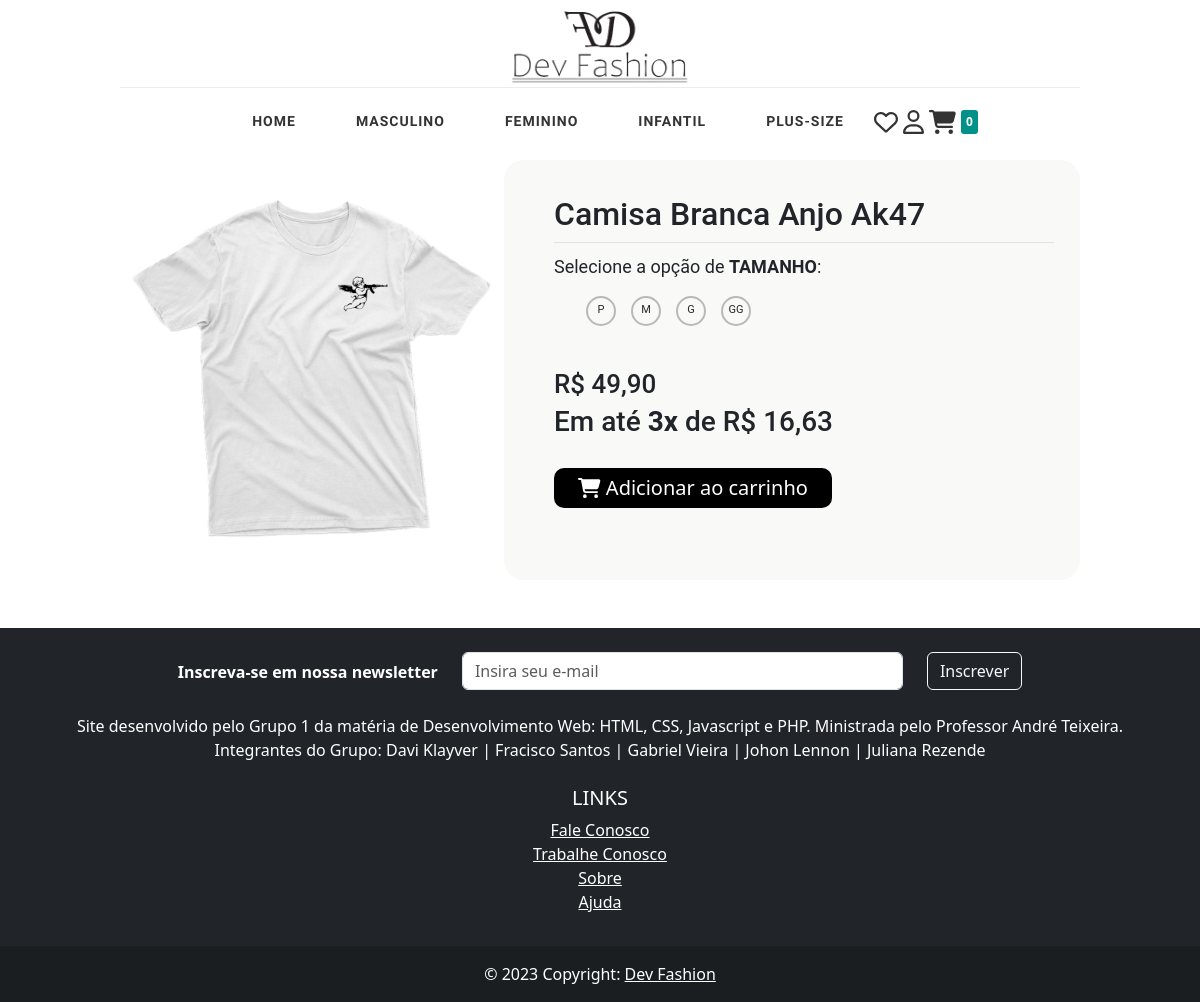
Screenshot of /shop/visualizar/1 with the database file from the repository.
### tables this page shows
create table rpa_roupa
(
    rpa_id             SMALLINT unsigned PRIMARY KEY auto_increment,
    rpa_nome           TEXT           NOT NULL,
    rpa_preco          DECIMAL(10, 2) NOT NULL,
    rpa_tipo           TINYINT(1)     NOT NULL,
    rpa_caminho_imagem varchar(50)    not null
);

### src/Controllers/Shop/shopController.php (called while the page is built, shortened)
<?php
class shopController {
	public function visualizar(array $aDados): void {
		try {
			$iRpaId = $aDados['valor'];
			$oRoupa = Sistema::getRoupaDAO()->find($iRpaId);
			require_once "Shop/visualizar.php";
		} catch (\Exception $oExp) {
			throw new \Exception($oExp->getMessage(),$oExp->getCode());
		}
	}
}

### core/Router.php (called while the page is built, shortened)
<?php
class Router {
	private array $aDados;
	public function iniciar(): void {
		$oController = $this->getController();
		$oErroController = new errorController();
		try {
			$sAcao = $this->aDados['acao'];
			$oController->$sAcao($this->aDados);
		} catch (\Exception $oExp) {
			$oErroController->errorExeption($this->aDados, $oExp->getMessage(), $oExp->getCode());
			exit();
		}
	}
	private function attrValues(): void {
		$this->aDados = array_merge($_GET,$_POST,$_FILES);
	}
	private function getController(): mixed {
		return new $oControllerClass();
	}
}

### index.php (called while the page is built, shortened)
<?php
$oRouter = new Router();
$oRouter->iniciar();

### src/Sistema/Connection/Connection.php (called while the page is built, shortened)
<?php
class Connection implements ConnectionInterface {
	private PDO $oPDO;
	public function __construct() {
		$sDriver = 'mysql';
		$sHost = 'mysql';
		$sUser = 'root';
		$sPassword = 'devfashion@!#';
		$sDatabase = 'devfashion';
		$oConexao = new PDO("$sDriver:host=$sHost;dbname=$sDatabase", $sUser, $sPassword);
		$oConexao->setAttribute(PDO::ATTR_ERRMODE, PDO::ERRMODE_EXCEPTION);
		$this->oPDO = $oConexao;
	}
	public function getRow(string $sSql, array $aParams = null): array {
		$oSttm = $this->oPDO->prepare($sSql);
		if (!empty($aParams)) {
			foreach ($aParams as $iKey => $aParam) {
				$iContador = 1 + $iKey;
				$oSttm->bindValue($iContador,$aParam);
			}
		}
		try {
			$oSttm->execute();
			$aResult = $oSttm->fetchAll();
			return $aResult[0];
		} catch (\PDOException $oExp) {
			throw new \Exception("Ocorreu um erro interno no sistema.",0,$oExp);
		}
	}
}

### src/Roupa/RoupaDAO.php (called while the page is built, shortened)
<?php
class RoupaDAO {
	public function find(int $iRpaId): Roupa {
		$sSQL = "SELECT * FROM rpa_roupa where rpa_id = ?";
		$aParam[] = $iRpaId;
		try {
			$aRoupa = Sistema::connection()->getRow($sSQL,$aParam);
		} catch (\PDOException $oExp) {
			throw new \Exception("Não foi possível consultar a roupa.");
		}
		return Roupa::createFromArray($aRoupa);
	}
}

### src/Sistema/Sistema.php (called while the page is built, shortened)
<?php
class Sistema {
	public static function connection(): ConnectionInterface {
		return new Connection();
	}
	public static function getRoupaDAO(): RoupaDAO {
		return new RoupaDAO();
	}
}

### src/Views/Shop/visualizar.php (the view, shortened to what this page needs)
<!doctype html>
<html lang="pt-BR">
<head>
	<?php
		Functions::addStyleSheet();
	?>
</head>
<body>
<?php Functions::renderMenu($aDados); ?>
<div class="content-visualizar-roupa">
	<div class="imagem">
	</div>
	<div class="informacao-principal">
		<div class="inform">
			<div class="nome-roupa">
				<h2><?php echo $oRoupa->getNome(); ?></h2>
			</div>
			<div class="tamanho-categoria">
				<p class="cat">Selecione a opção de <b class="cor-secundaria">TAMANHO</b>:</p>
				<ul class="cat-tamanho">
					<li>P</li>
					<li>M</li>
					<li>G</li>
					<li>GG</li>
				</ul>
			</div>
			<div class="valores">
				<h2 class="valor-principal"><?php echo $oRoupa->getDescricaoPreco() ?></h2>
				<h3 class="valor-div"><?php echo $oRoupa->getDescricaoParcelamento() ?></h3>
			</div>
			<div class="comprar">
				<button class="btn_add_roupa buy" data-id="<?php echo $oRoupa->getId(); ?>">
					<i class="fas fa-shopping-cart"></i>
					Adicionar ao carrinho
				</button>
			</div>
		</div>
	</div>
</div>
</body>
</html>

### core/Functions.php (shortened to what this page needs)
<?php
class Functions {
	public static function renderMenu(array $aDados): void {
		require_once "Sistema/nav.php";
	}
	public static function renderFooter(): void {
		require_once "Sistema/footer.php";
	}
	public static function addStyleSheet(array $aCss = []): void {
		$oData = new \DateTimeImmutable("now");
		$sTimeStamp = $oData->getTimestamp();
		$aCssPadrao = [
			"css/lib/bootstrap/bootstrap.min.css",
			"css/lib/fontawesome/all.min.css",
			"css/style.css"
		];
		$aCss = array_merge($aCssPadrao,$aCss);
		foreach ($aCss as $sCss) {
			echo PHP_EOL . "<link rel='stylesheet' href='../../public/assets/$sCss?$sTimeStamp'>";
		}
	}
	public static function addImage(string $sNomeImagem, string $sFormato, string $sLink, string $sAlt = null, string $sClass = null): void {
		$oData = new \DateTimeImmutable("now");
		$sTimeStamp = $oData->getTimestamp();
		echo "<a href=\"$sLink\"><img src='../../public/assets/img/$sNomeImagem.$sFormato?$sTimeStamp' alt='$sAlt' class='$sClass'></a>";
	}
}

### src/Roupa/Roupa.php (shortened to what this page needs)
<?php
class Roupa {
	private int $iId;
	private string $sNome;
	private float $fPreco;
	public static function createFromArray(array $aRoupa): Roupa {
		$oRoupa = new Roupa();
		$oRoupa->iId = $aRoupa['rpa_id'];
		$oRoupa->sNome = $aRoupa['rpa_nome'];
		$oRoupa->fPreco = doubleval($aRoupa['rpa_preco']);
		$oRoupa->iTipo = $aRoupa['rpa_tipo'];
		$oRoupa->sCaminhoImagem = $aRoupa['rpa_caminho_imagem'];
		return $oRoupa;
	}
	public function getId(): int {
		return $this->iId;
	}
	public function getNome(): string {
		return $this->sNome;
	}
	public function getDescricaoPreco(): string {
		return "R$ " . number_format($this->fPreco,2,",",".");
	}
	public function getDescricaoParcelamento(): string {
		$fPreco = $this->fPreco / 3;
		$fPreco = "R$ " . number_format($fPreco,2,",",".");
		return "Em até <b>3x</b> de $fPreco";
	}
}

### public/assets/css/style.css (style rules this page uses)
.nav-project-img img { width: 218px; max-width: 20%; }
.imagem img { width: 24rem; }
.informacao-principal { padding: 15px 10px 10px 10px; background-color: rgba(153, 151, 137, 0.062); height: 420px; width: 600px; border-radius: 20px; }
.inform { position: relative; left: 40px; top: 20px; }
.nome-roupa { font-family: Roboto, sans-serif; border-bottom: 1px solid rgba(0, 0, 0, 0.096); width: 90%; }
.tamanho-categoria { padding-top: 10px; font-size: 18px; font-family: Roboto, Roboto, sans-serif; }
.valores { padding-top: 20px; }
.valor-principal { font-family: Roboto, Roboto, sans-serif; font-size: 26px; margin-bottom: 5px; }
.valor-div { font-family: Roboto, Roboto, sans-serif; margin: 0; }
.comprar { display: flex; margin-top: 20px; }
.buy { align-items: center; border: none; padding: 5px; margin-top: 10px; margin-right: 10px; background-color: rgb(0, 0, 0); border-radius: 10px; color: white; width: 50%; font-size: 20px; cursor: pointer; transition: transform 0.3s; }
.cat-tamanho { list-style: none; padding-bottom: 7px; display: flex; }
.cat-tamanho li { display: flex; border: 2px solid rgba(0, 0, 0, 0.26); border-radius: 50%; height: 30px; width: 30px; margin-right: 15px; font-size: 11px; justify-content: center; align-items: center; font-family: Roboto, Roboto, sans-serif; cursor: pointer; }
.content-visualizar-roupa { padding-bottom: 4%; display: flex; align-items: center; justify-content: space-evenly; width: 80%; margin: 0 auto; }

### rows the page displays
rpa_roupa: rpa_caminho_imagem (picture), rpa_nome "Camisa Branca Anjo Ak47", rpa_preco "R$ 49,90", rpa_preco "R$ 16,63"

### other values shown
$iQuantidadeRoupa "0"
